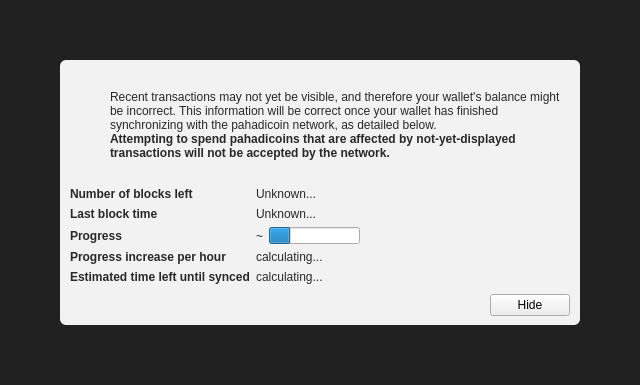
<?xml version="1.0" encoding="UTF-8"?>
<ui version="4.0">
 <class>ModalOverlay</class>
 <widget class="ModalOverlay" name="ModalOverlay">
  <property name="geometry">
   <rect>
    <x>0</x>
    <y>0</y>
    <width>640</width>
    <height>385</height>
   </rect>
  </property>
  <property name="windowTitle">
   <string>Form</string>
  </property>
  <layout class="QVBoxLayout" name="verticalLayout" stretch="0">
   <property name="sizeConstraint">
    <enum>QLayout::SetDefaultConstraint</enum>
   </property>
   <property name="leftMargin">
    <number>0</number>
   </property>
   <property name="topMargin">
    <number>0</number>
   </property>
   <property name="rightMargin">
    <number>0</number>
   </property>
   <property name="bottomMargin">
    <number>0</number>
   </property>
   <item>
    <widget class="QWidget" name="bgWidget" native="true">
     <property name="styleSheet">
      <string notr="true">#bgWidget { background: rgba(0,0,0,220); }</string>
     </property>
     <layout class="QVBoxLayout" name="verticalLayoutMain" stretch="1">
      <property name="leftMargin">
       <number>60</number>
      </property>
      <property name="topMargin">
       <number>60</number>
      </property>
      <property name="rightMargin">
       <number>60</number>
      </property>
      <property name="bottomMargin">
       <number>60</number>
      </property>
      <item>
       <widget class="QWidget" name="contentWidget" native="true">
        <property name="styleSheet">
         <string notr="true">#contentWidget { background: rgba(255,255,255,240); border-radius: 6px; }

QLabel { color: rgb(40,40,40);  }</string>
        </property>
        <layout class="QVBoxLayout" name="verticalLayoutSub" stretch="1,0,0,0">
         <property name="spacing">
          <number>0</number>
         </property>
         <property name="leftMargin">
          <number>10</number>
         </property>
         <property name="topMargin">
          <number>10</number>
         </property>
         <property name="rightMargin">
          <number>10</number>
         </property>
         <property name="bottomMargin">
          <number>10</number>
         </property>
         <item>
          <layout class="QHBoxLayout" name="horizontalLayoutIconText" stretch="0,1">
           <property name="topMargin">
            <number>20</number>
           </property>
           <item>
            <layout class="QVBoxLayout" name="verticalLayoutIcon">
             <property name="leftMargin">
              <number>0</number>
             </property>
             <item>
              <widget class="QPushButton" name="warningIcon">
               <property name="enabled">
                <bool>false</bool>
               </property>
               <property name="text">
                <string/>
               </property>
               <property name="icon">
                <iconset>
                 <normaloff>:/icons/warning</normaloff>
                 <disabledoff>:/icons/warning</disabledoff>:/icons/warning</iconset>
               </property>
               <property name="iconSize">
                <size>
                 <width>48</width>
                 <height>48</height>
                </size>
               </property>
               <property name="flat">
                <bool>true</bool>
               </property>
              </widget>
             </item>
             <item>
              <spacer name="verticalSpacerWarningIcon">
               <property name="orientation">
                <enum>Qt::Vertical</enum>
               </property>
               <property name="sizeHint" stdset="0">
                <size>
                 <width>20</width>
                 <height>40</height>
                </size>
               </property>
              </spacer>
             </item>
            </layout>
           </item>
           <item>
            <layout class="QVBoxLayout" name="verticalLayoutInfoText">
             <property name="leftMargin">
              <number>0</number>
             </property>
             <property name="topMargin">
              <number>0</number>
             </property>
             <item>
              <widget class="QLabel" name="infoText">
               <property name="text">
                <string>Recent transactions may not yet be visible, and therefore your wallet's balance might be incorrect. This information will be correct once your wallet has finished synchronizing with the pahadicoin network, as detailed below.</string>
               </property>
               <property name="textFormat">
                <enum>Qt::RichText</enum>
               </property>
               <property name="wordWrap">
                <bool>true</bool>
               </property>
              </widget>
             </item>
             <item>
              <widget class="QLabel" name="infoTextStrong">
               <property name="font">
                <font>
                 <weight>75</weight>
                 <bold>true</bold>
                </font>
               </property>
               <property name="text">
                <string>Attempting to spend pahadicoins that are affected by not-yet-displayed transactions will not be accepted by the network.</string>
               </property>
               <property name="textFormat">
                <enum>Qt::RichText</enum>
               </property>
               <property name="wordWrap">
                <bool>true</bool>
               </property>
              </widget>
             </item>
             <item>
              <spacer name="verticalSpacerInTextSpace">
               <property name="orientation">
                <enum>Qt::Vertical</enum>
               </property>
               <property name="sizeHint" stdset="0">
                <size>
                 <width>20</width>
                 <height>40</height>
                </size>
               </property>
              </spacer>
             </item>
            </layout>
           </item>
          </layout>
         </item>
         <item>
          <spacer name="verticalSpacerAfterText">
           <property name="orientation">
            <enum>Qt::Vertical</enum>
           </property>
           <property name="sizeHint" stdset="0">
            <size>
             <width>20</width>
             <height>40</height>
            </size>
           </property>
          </spacer>
         </item>
         <item>
          <layout class="QFormLayout" name="formLayout">
           <property name="fieldGrowthPolicy">
            <enum>QFormLayout::FieldsStayAtSizeHint</enum>
           </property>
           <property name="horizontalSpacing">
            <number>6</number>
           </property>
           <property name="verticalSpacing">
            <number>6</number>
           </property>
           <property name="topMargin">
            <number>10</number>
           </property>
           <item row="0" column="0">
            <widget class="QLabel" name="labelNumberOfBlocksLeft">
             <property name="font">
              <font>
               <weight>75</weight>
               <bold>true</bold>
              </font>
             </property>
             <property name="text">
              <string>Number of blocks left</string>
             </property>
            </widget>
           </item>
           <item row="0" column="1">
            <widget class="QLabel" name="numberOfBlocksLeft">
             <property name="text">
              <string>Unknown...</string>
             </property>
            </widget>
           </item>
           <item row="1" column="0">
            <widget class="QLabel" name="labelLastBlockTime">
             <property name="font">
              <font>
               <weight>75</weight>
               <bold>true</bold>
              </font>
             </property>
             <property name="text">
              <string>Last block time</string>
             </property>
            </widget>
           </item>
           <item row="1" column="1">
            <widget class="QLabel" name="newestBlockDate">
             <property name="sizePolicy">
              <sizepolicy hsizetype="Maximum" vsizetype="Preferred">
               <horstretch>0</horstretch>
               <verstretch>0</verstretch>
              </sizepolicy>
             </property>
             <property name="text">
              <string>Unknown...</string>
             </property>
            </widget>
           </item>
           <item row="2" column="0">
            <widget class="QLabel" name="labelSyncDone">
             <property name="font">
              <font>
               <weight>75</weight>
               <bold>true</bold>
              </font>
             </property>
             <property name="text">
              <string>Progress</string>
             </property>
            </widget>
           </item>
           <item row="2" column="1">
            <layout class="QHBoxLayout" name="horizontalLayoutSync" stretch="0,1">
             <item>
              <widget class="QLabel" name="percentageProgress">
               <property name="text">
                <string notr="true">~</string>
               </property>
              </widget>
             </item>
             <item>
              <widget class="QProgressBar" name="progressBar">
               <property name="value">
                <number>24</number>
               </property>
               <property name="format">
                <string/>
               </property>
              </widget>
             </item>
            </layout>
           </item>
           <item row="4" column="0">
            <widget class="QLabel" name="labelProgressIncrease">
             <property name="font">
              <font>
               <weight>75</weight>
               <bold>true</bold>
              </font>
             </property>
             <property name="text">
              <string>Progress increase per hour</string>
             </property>
            </widget>
           </item>
           <item row="4" column="1">
            <widget class="QLabel" name="progressIncreasePerH">
             <property name="text">
              <string>calculating...</string>
             </property>
            </widget>
           </item>
           <item row="5" column="0">
            <widget class="QLabel" name="labelEstimatedTimeLeft">
             <property name="font">
              <font>
               <weight>75</weight>
               <bold>true</bold>
              </font>
             </property>
             <property name="text">
              <string>Estimated time left until synced</string>
             </property>
            </widget>
           </item>
           <item row="5" column="1">
            <widget class="QLabel" name="expectedTimeLeft">
             <property name="text">
              <string>calculating...</string>
             </property>
            </widget>
           </item>
          </layout>
         </item>
         <item>
          <layout class="QHBoxLayout" name="horizontalLayoutButtons">
           <property name="leftMargin">
            <number>10</number>
           </property>
           <property name="topMargin">
            <number>10</number>
           </property>
           <item>
            <spacer name="horizontalSpacer">
             <property name="orientation">
              <enum>Qt::Horizontal</enum>
             </property>
             <property name="sizeHint" stdset="0">
              <size>
               <width>40</width>
               <height>20</height>
              </size>
             </property>
            </spacer>
           </item>
           <item>
            <widget class="QPushButton" name="closeButton">
             <property name="text">
              <string>Hide</string>
             </property>
            </widget>
           </item>
          </layout>
         </item>
        </layout>
       </widget>
      </item>
     </layout>
    </widget>
   </item>
  </layout>
 </widget>
 <customwidgets>
  <customwidget>
   <class>ModalOverlay</class>
   <extends>QWidget</extends>
   <header>modaloverlay.h</header>
   <container>1</container>
  </customwidget>
 </customwidgets>
 <resources/>
 <connections/>
</ui>
